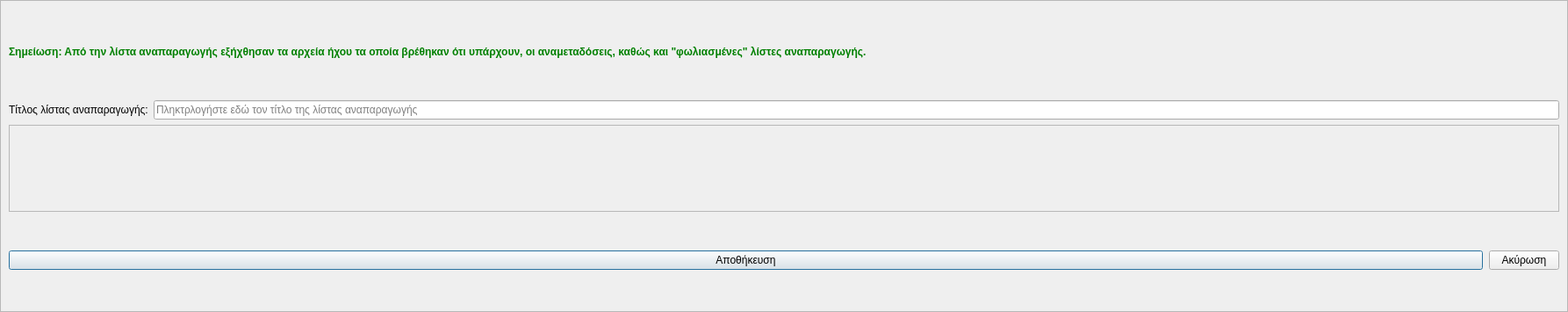
<?xml version="1.0" encoding="UTF-8"?>
<ui version="4.0">
 <class>Dialog</class>
 <widget class="QDialog" name="Dialog">
  <property name="geometry">
   <rect>
    <x>0</x>
    <y>0</y>
    <width>1786</width>
    <height>355</height>
   </rect>
  </property>
  <property name="windowTitle">
   <string>Εισαγωγή λίστας αναπαραγωγής</string>
  </property>
  <property name="windowIcon">
   <iconset resource="../../../icons.qrc">
    <normaloff>:/rest-windows/assets/images/rest-windows/import.png</normaloff>:/rest-windows/assets/images/rest-windows/import.png</iconset>
  </property>
  <layout class="QGridLayout" name="gridLayout">
   <property name="leftMargin">
    <number>0</number>
   </property>
   <property name="topMargin">
    <number>0</number>
   </property>
   <property name="rightMargin">
    <number>0</number>
   </property>
   <property name="bottomMargin">
    <number>0</number>
   </property>
   <item row="0" column="0">
    <widget class="QScrollArea" name="scrollArea">
     <property name="widgetResizable">
      <bool>true</bool>
     </property>
     <widget class="QWidget" name="scrollAreaWidgetContents">
      <property name="geometry">
       <rect>
        <x>0</x>
        <y>0</y>
        <width>1784</width>
        <height>353</height>
       </rect>
      </property>
      <property name="sizePolicy">
       <sizepolicy hsizetype="Ignored" vsizetype="Preferred">
        <horstretch>0</horstretch>
        <verstretch>0</verstretch>
       </sizepolicy>
      </property>
      <layout class="QGridLayout" name="gridLayout_3">
       <item row="0" column="0" colspan="2">
        <widget class="QLabel" name="label_2">
         <property name="styleSheet">
          <string notr="true">QLabel{
	font-weight:bold;
	color:green;
}</string>
         </property>
         <property name="text">
          <string>Σημείωση: Από την λίστα αναπαραγωγής εξήχθησαν τα αρχεία ήχου τα οποία βρέθηκαν ότι υπάρχουν, οι αναμεταδόσεις, καθώς και &quot;φωλιασμένες&quot; λίστες αναπαραγωγής.</string>
         </property>
        </widget>
       </item>
       <item row="1" column="0">
        <widget class="QLabel" name="label">
         <property name="text">
          <string>Τίτλος λίστας αναπαραγωγής:</string>
         </property>
        </widget>
       </item>
       <item row="1" column="1">
        <widget class="QLineEdit" name="title">
         <property name="sizePolicy">
          <sizepolicy hsizetype="Expanding" vsizetype="Maximum">
           <horstretch>0</horstretch>
           <verstretch>0</verstretch>
          </sizepolicy>
         </property>
         <property name="dragEnabled">
          <bool>true</bool>
         </property>
         <property name="placeholderText">
          <string>Πληκτρλογήστε εδώ τον τίτλο της λίστας αναπαραγωγής</string>
         </property>
         <property name="clearButtonEnabled">
          <bool>true</bool>
         </property>
        </widget>
       </item>
       <item row="2" column="0" colspan="2">
        <widget class="QFrame" name="playlists_frame">
         <property name="frameShape">
          <enum>QFrame::StyledPanel</enum>
         </property>
         <property name="frameShadow">
          <enum>QFrame::Raised</enum>
         </property>
         <layout class="QGridLayout" name="gridLayout_2">
          <property name="leftMargin">
           <number>0</number>
          </property>
          <property name="topMargin">
           <number>0</number>
          </property>
          <property name="rightMargin">
           <number>0</number>
          </property>
          <property name="bottomMargin">
           <number>0</number>
          </property>
         </layout>
        </widget>
       </item>
       <item row="3" column="0" colspan="2">
        <widget class="QFrame" name="frame">
         <property name="styleSheet">
          <string notr="true">QFrame{border:none;}</string>
         </property>
         <property name="frameShape">
          <enum>QFrame::StyledPanel</enum>
         </property>
         <property name="frameShadow">
          <enum>QFrame::Raised</enum>
         </property>
         <layout class="QHBoxLayout" name="horizontalLayout">
          <property name="spacing">
           <number>7</number>
          </property>
          <property name="leftMargin">
           <number>0</number>
          </property>
          <property name="topMargin">
           <number>0</number>
          </property>
          <property name="rightMargin">
           <number>0</number>
          </property>
          <property name="bottomMargin">
           <number>0</number>
          </property>
          <item>
           <widget class="QPushButton" name="save">
            <property name="sizePolicy">
             <sizepolicy hsizetype="Expanding" vsizetype="Maximum">
              <horstretch>0</horstretch>
              <verstretch>0</verstretch>
             </sizepolicy>
            </property>
            <property name="minimumSize">
             <size>
              <width>0</width>
              <height>0</height>
             </size>
            </property>
            <property name="text">
             <string>Αποθήκευση</string>
            </property>
            <property name="icon">
             <iconset resource="../../../icons.qrc">
              <normaloff>:/rest-windows/assets/images/rest-windows/save.png</normaloff>:/rest-windows/assets/images/rest-windows/save.png</iconset>
            </property>
           </widget>
          </item>
          <item>
           <widget class="QPushButton" name="cancel">
            <property name="sizePolicy">
             <sizepolicy hsizetype="Minimum" vsizetype="Maximum">
              <horstretch>0</horstretch>
              <verstretch>0</verstretch>
             </sizepolicy>
            </property>
            <property name="minimumSize">
             <size>
              <width>0</width>
              <height>0</height>
             </size>
            </property>
            <property name="text">
             <string>Ακύρωση</string>
            </property>
           </widget>
          </item>
         </layout>
        </widget>
       </item>
      </layout>
     </widget>
    </widget>
   </item>
  </layout>
 </widget>
 <tabstops>
  <tabstop>scrollArea</tabstop>
  <tabstop>title</tabstop>
  <tabstop>save</tabstop>
  <tabstop>cancel</tabstop>
 </tabstops>
 <resources>
  <include location="../../../icons.qrc"/>
 </resources>
 <connections/>
</ui>
